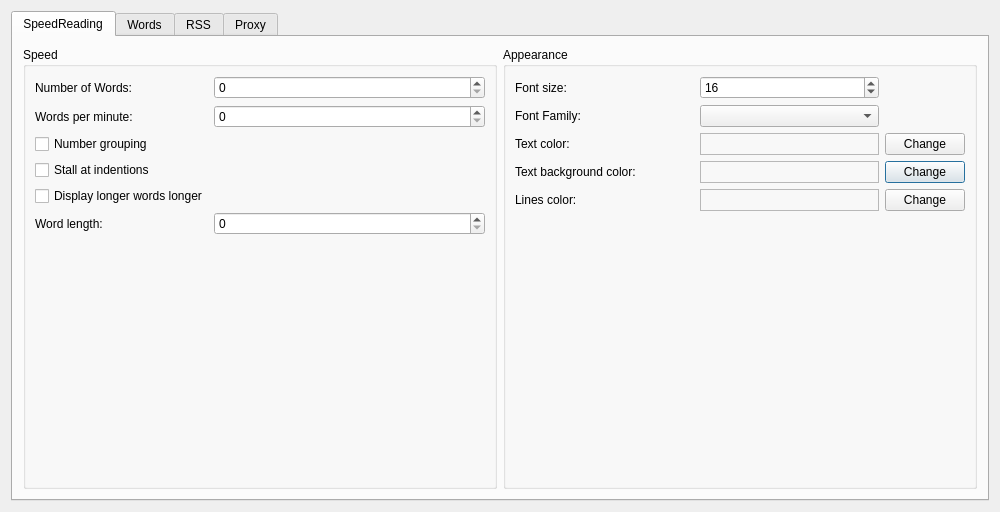
<?xml version="1.0" encoding="UTF-8"?>
<!--
    Copyright 2014-2015 Vanniktech - Niklas Baudy

    This file is part of SpeedReader.

    SpeedReader is free software: you can redistribute it and/or modify
    it under the terms of the GNU General Public License as published by
    the Free Software Foundation, either version 2 of the License, or
    (at your option) any later version.

    SpeedReader is distributed in the hope that it will be useful,
    but WITHOUT ANY WARRANTY; without even the implied warranty of
    MERCHANTABILITY or FITNESS FOR A PARTICULAR PURPOSE.  See the
    GNU General Public License for more details.

    You should have received a copy of the GNU General Public License
    along with SpeedReader. If not, see <http://www.gnu.org/licenses/>.
-->
<ui version="4.0">
 <class>SettingsWindow</class>
 <widget class="QDialog" name="SettingsWindow">
  <property name="geometry">
   <rect>
    <x>0</x>
    <y>0</y>
    <width>1000</width>
    <height>512</height>
   </rect>
  </property>
  <property name="windowTitle">
   <string>Settings</string>
  </property>
  <layout class="QGridLayout" name="layout">
   <item row="5" column="0">
    <widget class="QTabWidget" name="tabWidget">
     <property name="currentIndex">
      <number>0</number>
     </property>
     <widget class="QWidget" name="tabSpeedReadingSettings">
      <property name="sizePolicy">
       <sizepolicy hsizetype="Preferred" vsizetype="Preferred">
        <horstretch>0</horstretch>
        <verstretch>0</verstretch>
       </sizepolicy>
      </property>
      <attribute name="title">
       <string>SpeedReading</string>
      </attribute>
      <layout class="QHBoxLayout" name="horizontalLayout">
       <property name="leftMargin">
        <number>10</number>
       </property>
       <property name="topMargin">
        <number>10</number>
       </property>
       <property name="rightMargin">
        <number>10</number>
       </property>
       <property name="bottomMargin">
        <number>10</number>
       </property>
       <item>
        <widget class="QGroupBox" name="speedGroupBox">
         <property name="title">
          <string>Speed</string>
         </property>
         <layout class="QFormLayout" name="formLayout_3">
          <item row="0" column="0">
           <widget class="QLabel" name="numberOfWordsLabel">
            <property name="text">
             <string>Number of Words:</string>
            </property>
           </widget>
          </item>
          <item row="0" column="1">
           <widget class="QSpinBox" name="numberOfWordsSpinBox"/>
          </item>
          <item row="1" column="0">
           <widget class="QLabel" name="wordsPerMinuteLabel">
            <property name="text">
             <string>Words per minute:</string>
            </property>
           </widget>
          </item>
          <item row="2" column="0">
           <widget class="QCheckBox" name="numberGroupingCheckBox">
            <property name="toolTip">
             <string>&lt;html&gt;&lt;head/&gt;&lt;body&gt;&lt;p&gt;If selected it tries not to split numbers, such as &quot;10 000&quot; into &quot;10&quot; and &quot;000&quot;. It'll remain as &quot;10 000&quot;.&lt;/p&gt;&lt;/body&gt;&lt;/html&gt;</string>
            </property>
            <property name="text">
             <string>Number grouping</string>
            </property>
           </widget>
          </item>
          <item row="3" column="0">
           <widget class="QCheckBox" name="stallAtIndentionsCheckBox">
            <property name="toolTip">
             <string>&lt;html&gt;&lt;head/&gt;&lt;body&gt;&lt;p&gt;If an indention occurs, the SpeedReading will be stalled for a moment.&lt;/p&gt;&lt;/body&gt;&lt;/html&gt;</string>
            </property>
            <property name="text">
             <string>Stall at indentions</string>
            </property>
           </widget>
          </item>
          <item row="4" column="0">
           <widget class="QCheckBox" name="displayLongerWordsCheckBox">
            <property name="text">
             <string>Display longer words longer</string>
            </property>
           </widget>
          </item>
          <item row="1" column="1">
           <widget class="QSpinBox" name="wordsPerMinuteSpinBox"/>
          </item>
          <item row="5" column="0">
           <widget class="QLabel" name="wordLengthLabel">
            <property name="toolTip">
             <string>&lt;html&gt;&lt;head/&gt;&lt;body&gt;&lt;p&gt;Words longer than the given length, will be displayed longer.&lt;/p&gt;&lt;/body&gt;&lt;/html&gt;</string>
            </property>
            <property name="text">
             <string>Word length:</string>
            </property>
           </widget>
          </item>
          <item row="5" column="1">
           <widget class="QSpinBox" name="wordLengthSpinBox"/>
          </item>
         </layout>
        </widget>
       </item>
       <item>
        <widget class="QGroupBox" name="appearanceGroupBox">
         <property name="title">
          <string>Appearance</string>
         </property>
         <layout class="QGridLayout" name="gridLayout_2">
          <item row="1" column="0">
           <widget class="QLabel" name="fontFamilyLabel">
            <property name="text">
             <string>Font Family:</string>
            </property>
           </widget>
          </item>
          <item row="3" column="2">
           <widget class="QPushButton" name="changeTextBackgroundColorPushButton">
            <property name="sizePolicy">
             <sizepolicy hsizetype="Fixed" vsizetype="Fixed">
              <horstretch>0</horstretch>
              <verstretch>0</verstretch>
             </sizepolicy>
            </property>
            <property name="text">
             <string>Change</string>
            </property>
           </widget>
          </item>
          <item row="0" column="1">
           <widget class="QSpinBox" name="fontSizeSpinBox">
            <property name="value">
             <number>16</number>
            </property>
           </widget>
          </item>
          <item row="2" column="2">
           <widget class="QPushButton" name="changeTextColorPushButton">
            <property name="sizePolicy">
             <sizepolicy hsizetype="Fixed" vsizetype="Fixed">
              <horstretch>0</horstretch>
              <verstretch>0</verstretch>
             </sizepolicy>
            </property>
            <property name="text">
             <string>Change</string>
            </property>
           </widget>
          </item>
          <item row="4" column="1">
           <widget class="QFrame" name="linesColorFrame">
            <property name="frameShape">
             <enum>QFrame::StyledPanel</enum>
            </property>
            <property name="frameShadow">
             <enum>QFrame::Raised</enum>
            </property>
           </widget>
          </item>
          <item row="3" column="1">
           <widget class="QFrame" name="textBackgroundColorFrame">
            <property name="minimumSize">
             <size>
              <width>0</width>
              <height>0</height>
             </size>
            </property>
            <property name="frameShape">
             <enum>QFrame::StyledPanel</enum>
            </property>
            <property name="frameShadow">
             <enum>QFrame::Raised</enum>
            </property>
           </widget>
          </item>
          <item row="3" column="0">
           <widget class="QLabel" name="textBackgroundColorLabel">
            <property name="toolTip">
             <string>&lt;html&gt;&lt;head/&gt;&lt;body&gt;&lt;p&gt;Background color of the area around the displayed text&lt;/p&gt;&lt;/body&gt;&lt;/html&gt;</string>
            </property>
            <property name="text">
             <string>Text background color:</string>
            </property>
           </widget>
          </item>
          <item row="2" column="0">
           <widget class="QLabel" name="textColorLabel">
            <property name="toolTip">
             <string>&lt;html&gt;&lt;head/&gt;&lt;body&gt;&lt;p&gt;Color of the displayed text&lt;/p&gt;&lt;/body&gt;&lt;/html&gt;</string>
            </property>
            <property name="text">
             <string>Text color:</string>
            </property>
           </widget>
          </item>
          <item row="4" column="0">
           <widget class="QLabel" name="linesColorLabel">
            <property name="toolTip">
             <string>&lt;html&gt;&lt;head/&gt;&lt;body&gt;&lt;p&gt;Color of the lines, which will be atop and below the displayed text&lt;/p&gt;&lt;/body&gt;&lt;/html&gt;</string>
            </property>
            <property name="text">
             <string>Lines color:</string>
            </property>
           </widget>
          </item>
          <item row="1" column="1">
           <widget class="QComboBox" name="fontFamilyComboBox"/>
          </item>
          <item row="5" column="1">
           <spacer name="appearanceSpacer">
            <property name="orientation">
             <enum>Qt::Vertical</enum>
            </property>
            <property name="sizeHint" stdset="0">
             <size>
              <width>20</width>
              <height>40</height>
             </size>
            </property>
           </spacer>
          </item>
          <item row="4" column="2">
           <widget class="QPushButton" name="changeLinesColorPushButton">
            <property name="text">
             <string>Change</string>
            </property>
           </widget>
          </item>
          <item row="0" column="0">
           <widget class="QLabel" name="fontSizeLabel">
            <property name="text">
             <string>Font size:</string>
            </property>
           </widget>
          </item>
          <item row="2" column="1">
           <widget class="QFrame" name="textColorFrame">
            <property name="sizePolicy">
             <sizepolicy hsizetype="Preferred" vsizetype="Preferred">
              <horstretch>0</horstretch>
              <verstretch>0</verstretch>
             </sizepolicy>
            </property>
            <property name="minimumSize">
             <size>
              <width>0</width>
              <height>0</height>
             </size>
            </property>
            <property name="frameShape">
             <enum>QFrame::StyledPanel</enum>
            </property>
            <property name="frameShadow">
             <enum>QFrame::Raised</enum>
            </property>
           </widget>
          </item>
         </layout>
        </widget>
       </item>
      </layout>
     </widget>
     <widget class="QWidget" name="tabWordsSettings">
      <attribute name="title">
       <string>Words</string>
      </attribute>
      <layout class="QGridLayout" name="gridLayoutWordsSettings">
       <property name="sizeConstraint">
        <enum>QLayout::SetMaximumSize</enum>
       </property>
       <property name="leftMargin">
        <number>10</number>
       </property>
       <property name="topMargin">
        <number>10</number>
       </property>
       <property name="rightMargin">
        <number>10</number>
       </property>
       <property name="bottomMargin">
        <number>10</number>
       </property>
       <item row="0" column="0">
        <widget class="QTableWidget" name="wordsTableWidget">
         <property name="sizePolicy">
          <sizepolicy hsizetype="Preferred" vsizetype="Preferred">
           <horstretch>0</horstretch>
           <verstretch>0</verstretch>
          </sizepolicy>
         </property>
         <column>
          <property name="text">
           <string>Word</string>
          </property>
         </column>
         <column>
          <property name="text">
           <string>Stopword</string>
          </property>
          <property name="toolTip">
           <string>&lt;html&gt;&lt;head/&gt;&lt;body&gt;&lt;p&gt;It is a word, where the SpeedReading stops and you can review your stuff, which you have already speedread and what is going to come.&lt;/p&gt;&lt;/body&gt;&lt;/html&gt;</string>
          </property>
         </column>
         <column>
          <property name="text">
           <string>Breakword</string>
          </property>
          <property name="toolTip">
           <string>&lt;html&gt;&lt;head/&gt;&lt;body&gt;&lt;p&gt;It is a word, where it will only display the unspeedread words before the particularly word and the breakword.&lt;/p&gt;&lt;/body&gt;&lt;/html&gt;</string>
          </property>
         </column>
         <column>
          <property name="text">
           <string>Delayword (ms)</string>
          </property>
          <property name="toolTip">
           <string>&lt;html&gt;&lt;head/&gt;&lt;body&gt;&lt;p&gt;It is a word, where it will display the segment containing the delayword longer corresponding to the given value in ms. Negative values are not allowed.&lt;/p&gt;&lt;/body&gt;&lt;/html&gt;</string>
          </property>
         </column>
        </widget>
       </item>
       <item row="2" column="0">
        <widget class="QLineEdit" name="wordLineEdit"/>
       </item>
       <item row="2" column="1">
        <widget class="QPushButton" name="wordAddButton">
         <property name="text">
          <string>Add</string>
         </property>
        </widget>
       </item>
       <item row="0" column="1">
        <layout class="QVBoxLayout" name="wordDeleteButtons">
         <item>
          <widget class="QPushButton" name="wordDeleteButton">
           <property name="text">
            <string>Delete</string>
           </property>
          </widget>
         </item>
         <item>
          <widget class="QPushButton" name="wordDeleteAllButton">
           <property name="text">
            <string>Delete all</string>
           </property>
          </widget>
         </item>
         <item>
          <spacer name="wordDeleteButtonsVerticalSpacer">
           <property name="orientation">
            <enum>Qt::Vertical</enum>
           </property>
           <property name="sizeHint" stdset="0">
            <size>
             <width>20</width>
             <height>40</height>
            </size>
           </property>
          </spacer>
         </item>
        </layout>
       </item>
      </layout>
     </widget>
     <widget class="QWidget" name="tabRSSSettings">
      <attribute name="title">
       <string>RSS</string>
      </attribute>
      <layout class="QGridLayout" name="gridLayoutRSSSettings">
       <property name="leftMargin">
        <number>10</number>
       </property>
       <property name="topMargin">
        <number>10</number>
       </property>
       <property name="rightMargin">
        <number>10</number>
       </property>
       <property name="bottomMargin">
        <number>10</number>
       </property>
       <item row="1" column="0">
        <layout class="QGridLayout" name="groupBoxesGridLayout">
         <item row="1" column="0">
          <widget class="QGroupBox" name="rssSettingsGroupBox">
           <property name="title">
            <string>RSS settings</string>
           </property>
           <layout class="QFormLayout" name="formLayout_2">
            <property name="fieldGrowthPolicy">
             <enum>QFormLayout::FieldsStayAtSizeHint</enum>
            </property>
            <item row="1" column="0">
             <widget class="QPushButton" name="deleteCachePushButton">
              <property name="text">
               <string>Delete cache</string>
              </property>
             </widget>
            </item>
            <item row="0" column="0">
             <widget class="QLabel" name="rssRefreshRateLabel">
              <property name="text">
               <string>RSS refresh rate</string>
              </property>
             </widget>
            </item>
            <item row="0" column="1">
             <widget class="QComboBox" name="rssRefreshRateComboBox"/>
            </item>
           </layout>
          </widget>
         </item>
         <item row="2" column="0">
          <spacer name="groupBoxesGridLayoutVerticalSpacer">
           <property name="orientation">
            <enum>Qt::Vertical</enum>
           </property>
           <property name="sizeHint" stdset="0">
            <size>
             <width>20</width>
             <height>40</height>
            </size>
           </property>
          </spacer>
         </item>
         <item row="0" column="1" rowspan="3">
          <widget class="QGroupBox" name="rssSiteListGroupBox">
           <property name="title">
            <string>RSS sites</string>
           </property>
           <layout class="QGridLayout" name="rssSiteGridLayout">
            <item row="0" column="1">
             <widget class="QPushButton" name="rssSiteAddButton">
              <property name="text">
               <string>Add</string>
              </property>
             </widget>
            </item>
            <item row="1" column="0">
             <widget class="QListWidget" name="rssSiteListWidget">
              <property name="sizePolicy">
               <sizepolicy hsizetype="Preferred" vsizetype="Expanding">
                <horstretch>0</horstretch>
                <verstretch>0</verstretch>
               </sizepolicy>
              </property>
             </widget>
            </item>
            <item row="0" column="0">
             <widget class="QLineEdit" name="rssSiteLineEdit">
              <property name="text">
               <string/>
              </property>
              <property name="placeholderText">
               <string>http://server.com/rss</string>
              </property>
             </widget>
            </item>
            <item row="1" column="1">
             <layout class="QVBoxLayout" name="rssSiteDeleteButtons">
              <item>
               <widget class="QPushButton" name="rssSiteDeleteButton">
                <property name="text">
                 <string>Delete</string>
                </property>
               </widget>
              </item>
              <item>
               <widget class="QPushButton" name="rssSiteDeleteAllButton">
                <property name="text">
                 <string>Delete all</string>
                </property>
               </widget>
              </item>
              <item>
               <spacer name="rssSiteDeleteButtonsVerticalSpacer">
                <property name="orientation">
                 <enum>Qt::Vertical</enum>
                </property>
                <property name="sizeHint" stdset="0">
                 <size>
                  <width>20</width>
                  <height>40</height>
                 </size>
                </property>
               </spacer>
              </item>
             </layout>
            </item>
           </layout>
          </widget>
         </item>
        </layout>
       </item>
       <item row="0" column="0">
        <widget class="QLabel" name="rssInformationLabel">
         <property name="sizePolicy">
          <sizepolicy hsizetype="Preferred" vsizetype="Fixed">
           <horstretch>0</horstretch>
           <verstretch>0</verstretch>
          </sizepolicy>
         </property>
         <property name="text">
          <string>Information: RSS (version 0.91, 1.0 and 2.0) and Atom (version 1.0) are supported by this version of your SpeedReader. Please make sure, that you use a correct link.</string>
         </property>
         <property name="wordWrap">
          <bool>true</bool>
         </property>
        </widget>
       </item>
      </layout>
     </widget>
     <widget class="QWidget" name="tabProxySettings">
      <attribute name="title">
       <string>Proxy</string>
      </attribute>
      <layout class="QFormLayout" name="formLayout">
       <property name="fieldGrowthPolicy">
        <enum>QFormLayout::FieldsStayAtSizeHint</enum>
       </property>
       <property name="labelAlignment">
        <set>Qt::AlignLeading|Qt::AlignLeft|Qt::AlignVCenter</set>
       </property>
       <property name="formAlignment">
        <set>Qt::AlignLeading|Qt::AlignLeft|Qt::AlignTop</set>
       </property>
       <item row="0" column="0">
        <widget class="QGroupBox" name="httpProxyGroupBox">
         <property name="title">
          <string>HTTP Proxy</string>
         </property>
         <layout class="QFormLayout" name="formLayout_4">
          <item row="0" column="0">
           <widget class="QRadioButton" name="radioButtonNoHTTPNetworkProxy">
            <property name="text">
             <string>No HTTP proxy</string>
            </property>
           </widget>
          </item>
          <item row="1" column="0">
           <widget class="QRadioButton" name="radioButtonUseSystemHTTPNetworkProxyConfiguration">
            <property name="text">
             <string>Use system HTTP proxy configuration</string>
            </property>
           </widget>
          </item>
          <item row="2" column="0">
           <widget class="QRadioButton" name="radioButtonCustomHTTPNetworkProxy">
            <property name="text">
             <string>Custom HTTP proxy</string>
            </property>
           </widget>
          </item>
          <item row="3" column="0">
           <widget class="QLabel" name="httpNetworkProxyServerLabel">
            <property name="text">
             <string>HTTP proxy server:</string>
            </property>
           </widget>
          </item>
          <item row="3" column="1">
           <widget class="QLineEdit" name="httpNetworkProxyServerLineEdit"/>
          </item>
          <item row="4" column="0">
           <widget class="QLabel" name="httpNetworkProxyPortLabel">
            <property name="text">
             <string>HTTP proxy port:</string>
            </property>
           </widget>
          </item>
          <item row="4" column="1">
           <widget class="QLineEdit" name="httpNetworkProxyPortLineEdit"/>
          </item>
         </layout>
        </widget>
       </item>
      </layout>
     </widget>
    </widget>
   </item>
  </layout>
 </widget>
 <tabstops>
  <tabstop>tabWidget</tabstop>
  <tabstop>numberOfWordsSpinBox</tabstop>
  <tabstop>wordsPerMinuteSpinBox</tabstop>
  <tabstop>numberGroupingCheckBox</tabstop>
  <tabstop>stallAtIndentionsCheckBox</tabstop>
  <tabstop>displayLongerWordsCheckBox</tabstop>
  <tabstop>wordLengthSpinBox</tabstop>
  <tabstop>fontSizeSpinBox</tabstop>
  <tabstop>fontFamilyComboBox</tabstop>
  <tabstop>changeTextColorPushButton</tabstop>
  <tabstop>changeTextBackgroundColorPushButton</tabstop>
  <tabstop>changeLinesColorPushButton</tabstop>
  <tabstop>wordsTableWidget</tabstop>
  <tabstop>wordLineEdit</tabstop>
  <tabstop>wordAddButton</tabstop>
  <tabstop>rssRefreshRateComboBox</tabstop>
  <tabstop>deleteCachePushButton</tabstop>
  <tabstop>rssSiteLineEdit</tabstop>
  <tabstop>rssSiteAddButton</tabstop>
  <tabstop>radioButtonNoHTTPNetworkProxy</tabstop>
  <tabstop>radioButtonUseSystemHTTPNetworkProxyConfiguration</tabstop>
  <tabstop>radioButtonCustomHTTPNetworkProxy</tabstop>
  <tabstop>httpNetworkProxyServerLineEdit</tabstop>
  <tabstop>httpNetworkProxyPortLineEdit</tabstop>
 </tabstops>
 <resources/>
 <connections/>
</ui>
